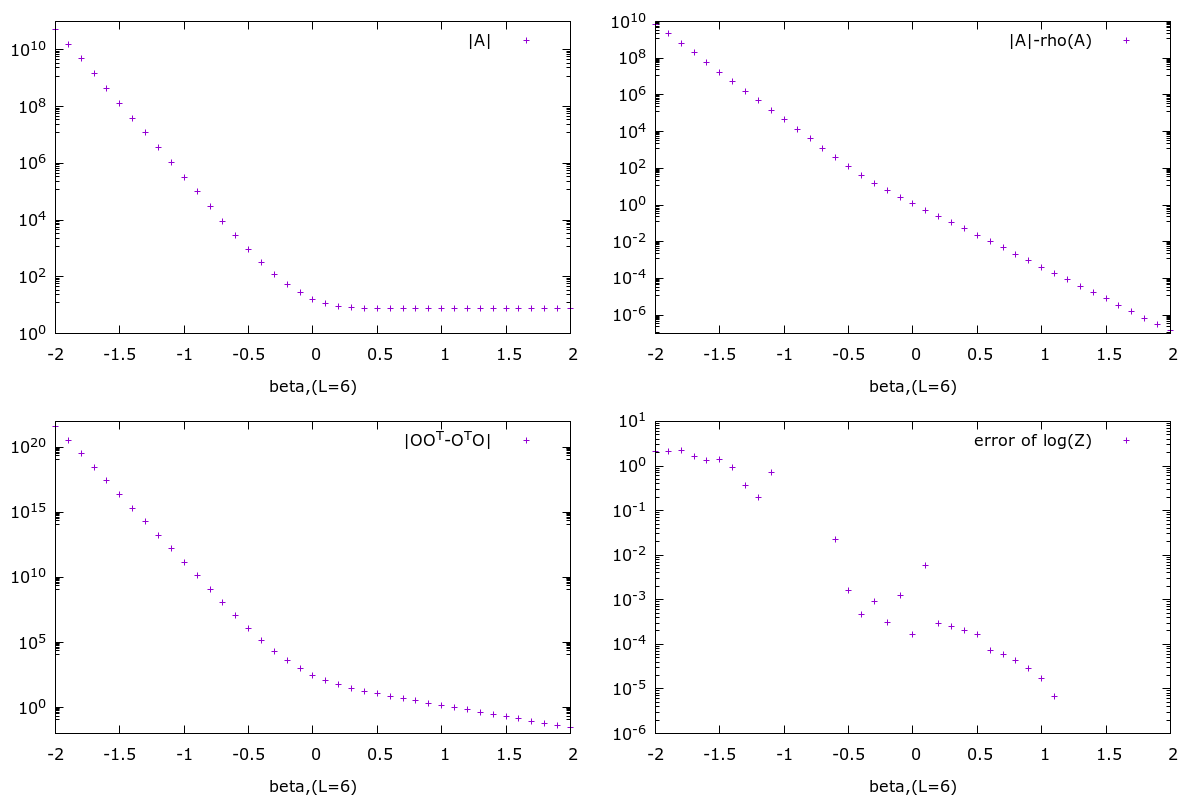

gnuplot code for this plot:
set terminal png
set output "./plot/tttt.png"
set term png size 1200, 800

set multiplot layout 2,2 columns
    set logscale y
    set xlabel "beta,(L=6)"
    set format y "10^{%L}"

    # set xr [1:400]
    # set yr [1.6:1.8]

    plot './data/tttt.dat' using ($1):($4) title "|A|",
    plot './data/tttt.dat' using ($1):($2) title "|OO^T-O^TO|"
    plot './data/tttt.dat' using ($1):($3) title "|A|-rho(A)"
    plot './data/tttt.dat' using ($1):($5) title "error of log(Z)"

unset multiplot